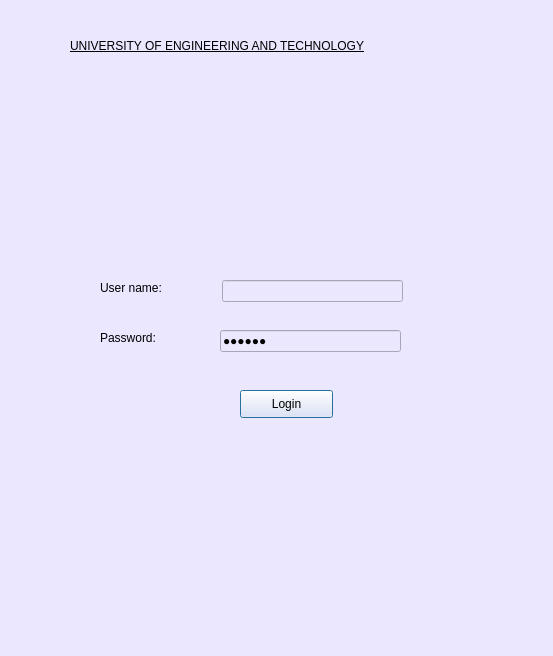
<?xml version="1.0" encoding="UTF-8"?>
<ui version="4.0">
 <class>window</class>
 <widget class="QDialog" name="window">
  <property name="geometry">
   <rect>
    <x>0</x>
    <y>0</y>
    <width>553</width>
    <height>656</height>
   </rect>
  </property>
  <property name="windowTitle">
   <string>Dialog</string>
  </property>
  <property name="styleSheet">
   <string notr="true">background-color: rgb(235, 231, 255);</string>
  </property>
  <widget class="QLabel" name="label">
   <property name="geometry">
    <rect>
     <x>70</x>
     <y>20</y>
     <width>411</width>
     <height>51</height>
    </rect>
   </property>
   <property name="styleSheet">
    <string notr="true">font: 75 10pt &quot;MS Shell Dlg 2&quot;;
text-decoration: underline;</string>
   </property>
   <property name="text">
    <string>UNIVERSITY OF ENGINEERING AND TECHNOLOGY</string>
   </property>
  </widget>
  <widget class="QLabel" name="label_2">
   <property name="geometry">
    <rect>
     <x>180</x>
     <y>60</y>
     <width>161</width>
     <height>141</height>
    </rect>
   </property>
   <property name="text">
    <string/>
   </property>
   <property name="pixmap">
    <pixmap>../../Downloads/UET_LOGO-removebg-preview.png</pixmap>
   </property>
   <property name="scaledContents">
    <bool>true</bool>
   </property>
  </widget>
  <widget class="QLabel" name="label_3">
   <property name="geometry">
    <rect>
     <x>100</x>
     <y>280</y>
     <width>81</width>
     <height>16</height>
    </rect>
   </property>
   <property name="styleSheet">
    <string notr="true">font: 75 8pt &quot;Noto Sans JP&quot;;</string>
   </property>
   <property name="text">
    <string>User name:</string>
   </property>
  </widget>
  <widget class="QLineEdit" name="lineEdit">
   <property name="geometry">
    <rect>
     <x>222</x>
     <y>280</y>
     <width>181</width>
     <height>22</height>
    </rect>
   </property>
   <property name="styleSheet">
    <string notr="true">font: 75 10pt &quot;MS Shell Dlg 2&quot;;</string>
   </property>
  </widget>
  <widget class="QPushButton" name="pushButton">
   <property name="geometry">
    <rect>
     <x>240</x>
     <y>390</y>
     <width>93</width>
     <height>28</height>
    </rect>
   </property>
   <property name="text">
    <string>Login</string>
   </property>
  </widget>
  <widget class="QLabel" name="label_4">
   <property name="geometry">
    <rect>
     <x>100</x>
     <y>330</y>
     <width>81</width>
     <height>16</height>
    </rect>
   </property>
   <property name="styleSheet">
    <string notr="true">font: 75 8pt &quot;Noto Sans JP&quot;;</string>
   </property>
   <property name="text">
    <string>Password:</string>
   </property>
  </widget>
  <widget class="QLineEdit" name="lineEdit_2">
   <property name="geometry">
    <rect>
     <x>220</x>
     <y>330</y>
     <width>181</width>
     <height>22</height>
    </rect>
   </property>
   <property name="styleSheet">
    <string notr="true">font: 75 10pt &quot;MS Shell Dlg 2&quot;;</string>
   </property>
   <property name="text">
    <string>758696</string>
   </property>
   <property name="echoMode">
    <enum>QLineEdit::Password</enum>
   </property>
  </widget>
 </widget>
 <resources/>
 <connections/>
</ui>
